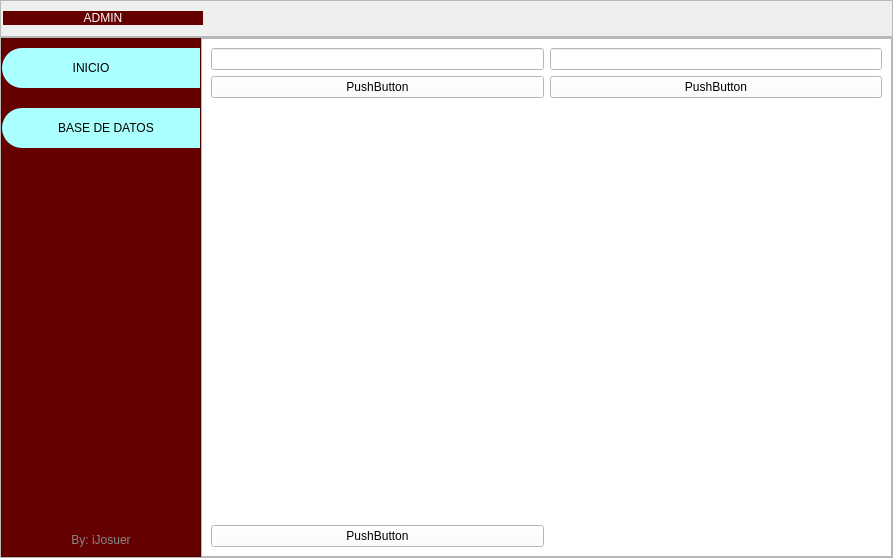
<?xml version="1.0" encoding="UTF-8"?>
<ui version="4.0">
 <class>MainWindow</class>
 <widget class="QMainWindow" name="MainWindow">
  <property name="geometry">
   <rect>
    <x>0</x>
    <y>0</y>
    <width>893</width>
    <height>558</height>
   </rect>
  </property>
  <property name="minimumSize">
   <size>
    <width>400</width>
    <height>0</height>
   </size>
  </property>
  <property name="windowTitle">
   <string>MainWindow</string>
  </property>
  <property name="styleSheet">
   <string notr="true"/>
  </property>
  <widget class="QWidget" name="centralwidget">
   <layout class="QVBoxLayout" name="verticalLayout">
    <property name="spacing">
     <number>0</number>
    </property>
    <property name="leftMargin">
     <number>0</number>
    </property>
    <property name="topMargin">
     <number>0</number>
    </property>
    <property name="rightMargin">
     <number>0</number>
    </property>
    <property name="bottomMargin">
     <number>0</number>
    </property>
    <item>
     <widget class="QFrame" name="frame_superior">
      <property name="minimumSize">
       <size>
        <width>0</width>
        <height>35</height>
       </size>
      </property>
      <property name="maximumSize">
       <size>
        <width>16777215</width>
        <height>50</height>
       </size>
      </property>
      <property name="styleSheet">
       <string notr="true">
background-color: rgb(100, 0, 0);
QFrame{
border-top-left-radius: 20px;
border-bottom-left-radius: 20px;
background-color: #245663 ;

}
</string>
      </property>
      <property name="frameShape">
       <enum>QFrame::StyledPanel</enum>
      </property>
      <property name="frameShadow">
       <enum>QFrame::Raised</enum>
      </property>
      <layout class="QHBoxLayout" name="horizontalLayout_8">
       <property name="spacing">
        <number>0</number>
       </property>
       <property name="leftMargin">
        <number>2</number>
       </property>
       <property name="topMargin">
        <number>0</number>
       </property>
       <property name="rightMargin">
        <number>2</number>
       </property>
       <property name="bottomMargin">
        <number>0</number>
       </property>
       <item alignment="Qt::AlignLeft">
        <widget class="QPushButton" name="bt_menu">
         <property name="minimumSize">
          <size>
           <width>200</width>
           <height>0</height>
          </size>
         </property>
         <property name="maximumSize">
          <size>
           <width>200</width>
           <height>16777215</height>
          </size>
         </property>
         <property name="styleSheet">
          <string notr="true">QPushButton{
	color: rgb(255, 255, 255);
background-color: rgb(100, 0, 0);

font: 87 12pt &quot;Arial Black&quot;;
border-radius:0px;
}

QPushButton:hover{
background-color: white;
font: 87 12pt &quot;Arial Black&quot;;

}
</string>
         </property>
         <property name="text">
          <string>ADMIN</string>
         </property>
         <property name="icon">
          <iconset>
           <normaloff>images/menu.png</normaloff>images/menu.png</iconset>
         </property>
         <property name="iconSize">
          <size>
           <width>32</width>
           <height>32</height>
          </size>
         </property>
         <property name="autoDefault">
          <bool>false</bool>
         </property>
         <property name="default">
          <bool>false</bool>
         </property>
         <property name="flat">
          <bool>false</bool>
         </property>
        </widget>
       </item>
       <item>
        <spacer name="horizontalSpacer">
         <property name="orientation">
          <enum>Qt::Horizontal</enum>
         </property>
         <property name="sizeHint" stdset="0">
          <size>
           <width>265</width>
           <height>20</height>
          </size>
         </property>
        </spacer>
       </item>
       <item alignment="Qt::AlignRight">
        <widget class="QPushButton" name="bt_minimizar">
         <property name="minimumSize">
          <size>
           <width>35</width>
           <height>35</height>
          </size>
         </property>
         <property name="styleSheet">
          <string notr="true">QPushButton{
border:0px;
}

QPushButton:hover{
border:5px solid #aa00ff;
background-color:#ffff00;

}
</string>
         </property>
         <property name="text">
          <string/>
         </property>
         <property name="icon">
          <iconset>
           <normaloff>images/minimizar.png</normaloff>images/minimizar.png</iconset>
         </property>
         <property name="iconSize">
          <size>
           <width>32</width>
           <height>32</height>
          </size>
         </property>
         <property name="flat">
          <bool>false</bool>
         </property>
        </widget>
       </item>
       <item alignment="Qt::AlignRight">
        <widget class="QPushButton" name="bt_restaurar">
         <property name="maximumSize">
          <size>
           <width>35</width>
           <height>35</height>
          </size>
         </property>
         <property name="styleSheet">
          <string notr="true">QPushButton{
border:0px;

}

QPushButton:hover{
border:5px solid #aa00ff;
background-color:#55ff00;

}
</string>
         </property>
         <property name="text">
          <string/>
         </property>
         <property name="icon">
          <iconset>
           <normaloff>images/restaurar.png</normaloff>images/restaurar.png</iconset>
         </property>
         <property name="iconSize">
          <size>
           <width>30</width>
           <height>30</height>
          </size>
         </property>
        </widget>
       </item>
       <item alignment="Qt::AlignRight">
        <widget class="QPushButton" name="bt_maximizar">
         <property name="maximumSize">
          <size>
           <width>35</width>
           <height>35</height>
          </size>
         </property>
         <property name="styleSheet">
          <string notr="true">QPushButton{
border:0px;

}

QPushButton:hover{
border:5px solid #aa00ff;
background-color:#55ff00;

}
</string>
         </property>
         <property name="text">
          <string/>
         </property>
         <property name="icon">
          <iconset>
           <normaloff>images/maximizar.png</normaloff>images/maximizar.png</iconset>
         </property>
         <property name="iconSize">
          <size>
           <width>32</width>
           <height>32</height>
          </size>
         </property>
        </widget>
       </item>
       <item alignment="Qt::AlignRight">
        <widget class="QPushButton" name="bt_cerrar">
         <property name="maximumSize">
          <size>
           <width>35</width>
           <height>16777215</height>
          </size>
         </property>
         <property name="styleSheet">
          <string notr="true">QPushButton{
border:0px;

}

QPushButton:hover{
border:5px solid #aa00ff;
background-color:red;

}
</string>
         </property>
         <property name="text">
          <string/>
         </property>
         <property name="icon">
          <iconset>
           <normaloff>images/cerrar.png</normaloff>images/cerrar.png</iconset>
         </property>
         <property name="iconSize">
          <size>
           <width>32</width>
           <height>32</height>
          </size>
         </property>
        </widget>
       </item>
      </layout>
     </widget>
    </item>
    <item>
     <widget class="QFrame" name="frame_inferior">
      <property name="styleSheet">
       <string notr="true"/>
      </property>
      <property name="frameShape">
       <enum>QFrame::StyledPanel</enum>
      </property>
      <property name="frameShadow">
       <enum>QFrame::Raised</enum>
      </property>
      <layout class="QHBoxLayout" name="horizontalLayout">
       <property name="spacing">
        <number>0</number>
       </property>
       <property name="leftMargin">
        <number>0</number>
       </property>
       <property name="topMargin">
        <number>0</number>
       </property>
       <property name="rightMargin">
        <number>0</number>
       </property>
       <property name="bottomMargin">
        <number>0</number>
       </property>
       <item alignment="Qt::AlignLeft">
        <widget class="QFrame" name="frame_lateral">
         <property name="minimumSize">
          <size>
           <width>200</width>
           <height>0</height>
          </size>
         </property>
         <property name="maximumSize">
          <size>
           <width>0</width>
           <height>16777215</height>
          </size>
         </property>
         <property name="layoutDirection">
          <enum>Qt::LeftToRight</enum>
         </property>
         <property name="autoFillBackground">
          <bool>false</bool>
         </property>
         <property name="styleSheet">
          <string notr="true">
QFrame{
background-color: rgb(100, 0, 0);
}



QPushButton{
background-color:  #245663 ;
border-top-left-radius: 20px;
border-bottom-left-radius: 20px;

font: 75 12pt &quot;Arial Narrow&quot;;
	
}

QPushButton:hover{
background-color: white;
border-top-left-radius: 20px;
border-bottom-left-radius: 20px;

font: 75 12pt &quot;Arial Narrow&quot;;
	color: rgb(255, 255, 255);
}</string>
         </property>
         <property name="frameShape">
          <enum>QFrame::StyledPanel</enum>
         </property>
         <property name="frameShadow">
          <enum>QFrame::Plain</enum>
         </property>
         <layout class="QVBoxLayout" name="verticalLayout_2">
          <property name="spacing">
           <number>20</number>
          </property>
          <property name="leftMargin">
           <number>0</number>
          </property>
          <property name="rightMargin">
           <number>0</number>
          </property>
          <property name="bottomMargin">
           <number>9</number>
          </property>
          <item>
           <widget class="QPushButton" name="bt_inicio">
            <property name="minimumSize">
             <size>
              <width>0</width>
              <height>40</height>
             </size>
            </property>
            <property name="contextMenuPolicy">
             <enum>Qt::DefaultContextMenu</enum>
            </property>
            <property name="layoutDirection">
             <enum>Qt::LeftToRight</enum>
            </property>
            <property name="styleSheet">
             <string notr="true">QPushButton{
background-color: rgb(170, 255, 255);

}

QPushButton:hover{
background-color:rgb(185, 102, 75);
}
</string>
            </property>
            <property name="text">
             <string>       INICIO             </string>
            </property>
            <property name="icon">
             <iconset>
              <normaloff>images/inteligencia-artificial.png</normaloff>images/inteligencia-artificial.png</iconset>
            </property>
            <property name="iconSize">
             <size>
              <width>32</width>
              <height>32</height>
             </size>
            </property>
           </widget>
          </item>
          <item>
           <widget class="QPushButton" name="bt_uno">
            <property name="minimumSize">
             <size>
              <width>0</width>
              <height>40</height>
             </size>
            </property>
            <property name="toolTipDuration">
             <number>0</number>
            </property>
            <property name="styleSheet">
             <string notr="true">QPushButton{
background-color: rgb(170, 255, 255);

}

QPushButton:hover{
background-color:rgb(185, 102, 75);
}
</string>
            </property>
            <property name="text">
             <string>   BASE DE DATOS</string>
            </property>
            <property name="icon">
             <iconset>
              <normaloff>images/base-de-datos.png</normaloff>images/base-de-datos.png</iconset>
            </property>
            <property name="iconSize">
             <size>
              <width>32</width>
              <height>32</height>
             </size>
            </property>
           </widget>
          </item>
          <item>
           <spacer name="verticalSpacer">
            <property name="orientation">
             <enum>Qt::Vertical</enum>
            </property>
            <property name="sizeHint" stdset="0">
             <size>
              <width>20</width>
              <height>40</height>
             </size>
            </property>
           </spacer>
          </item>
          <item>
           <widget class="QLabel" name="label_2">
            <property name="styleSheet">
             <string notr="true">color: rgb(135, 135, 135);
font: 16pt &quot;Pristina&quot;;</string>
            </property>
            <property name="text">
             <string>By: iJosuer</string>
            </property>
            <property name="alignment">
             <set>Qt::AlignCenter</set>
            </property>
           </widget>
          </item>
         </layout>
        </widget>
       </item>
       <item>
        <widget class="QFrame" name="frame_contenedor">
         <property name="styleSheet">
          <string notr="true"/>
         </property>
         <property name="frameShape">
          <enum>QFrame::StyledPanel</enum>
         </property>
         <property name="frameShadow">
          <enum>QFrame::Raised</enum>
         </property>
         <property name="lineWidth">
          <number>1</number>
         </property>
         <layout class="QVBoxLayout" name="verticalLayout_3" stretch="0">
          <property name="spacing">
           <number>0</number>
          </property>
          <property name="leftMargin">
           <number>0</number>
          </property>
          <property name="topMargin">
           <number>0</number>
          </property>
          <property name="rightMargin">
           <number>0</number>
          </property>
          <property name="bottomMargin">
           <number>0</number>
          </property>
          <item>
           <widget class="QStackedWidget" name="stackedWidget">
            <property name="minimumSize">
             <size>
              <width>0</width>
              <height>0</height>
             </size>
            </property>
            <property name="styleSheet">
             <string notr="true">background-color: rgb(255, 255, 255);</string>
            </property>
            <property name="frameShape">
             <enum>QFrame::NoFrame</enum>
            </property>
            <property name="frameShadow">
             <enum>QFrame::Plain</enum>
            </property>
            <property name="lineWidth">
             <number>0</number>
            </property>
            <property name="currentIndex">
             <number>0</number>
            </property>
            <widget class="QWidget" name="page">
             <layout class="QGridLayout" name="gridLayout">
              <item row="1" column="0">
               <widget class="QPushButton" name="pushButton_2">
                <property name="text">
                 <string>PushButton</string>
                </property>
               </widget>
              </item>
              <item row="3" column="0">
               <widget class="QPushButton" name="pushButton">
                <property name="text">
                 <string>PushButton</string>
                </property>
               </widget>
              </item>
              <item row="0" column="0">
               <widget class="QLineEdit" name="lineEdit"/>
              </item>
              <item row="1" column="1">
               <widget class="QPushButton" name="pushButton_3">
                <property name="text">
                 <string>PushButton</string>
                </property>
               </widget>
              </item>
              <item row="0" column="1">
               <widget class="QLineEdit" name="lineEdit_2"/>
              </item>
              <item row="2" column="0" colspan="2">
               <widget class="QLabel" name="label">
                <property name="minimumSize">
                 <size>
                  <width>585</width>
                  <height>0</height>
                 </size>
                </property>
                <property name="maximumSize">
                 <size>
                  <width>1080</width>
                  <height>920</height>
                 </size>
                </property>
                <property name="text">
                 <string/>
                </property>
                <property name="textFormat">
                 <enum>Qt::PlainText</enum>
                </property>
                <property name="pixmap">
                 <pixmap>../../../archivos/AVL.png</pixmap>
                </property>
                <property name="scaledContents">
                 <bool>true</bool>
                </property>
               </widget>
              </item>
              <item row="3" column="1">
               <layout class="QVBoxLayout" name="verticalLayout_5"/>
              </item>
             </layout>
            </widget>
            <widget class="QWidget" name="page_uno">
             <property name="styleSheet">
              <string notr="true">background-color: rgb(255, 255, 255);</string>
             </property>
             <layout class="QVBoxLayout" name="verticalLayout_4">
              <item>
               <widget class="QTableWidget" name="tableWidget">
                <column>
                 <property name="text">
                  <string>ID</string>
                 </property>
                </column>
                <column>
                 <property name="text">
                  <string>Name</string>
                 </property>
                </column>
                <column>
                 <property name="text">
                  <string>Coins</string>
                 </property>
                </column>
                <column>
                 <property name="text">
                  <string>Age</string>
                 </property>
                </column>
               </widget>
              </item>
             </layout>
            </widget>
           </widget>
          </item>
         </layout>
        </widget>
       </item>
      </layout>
     </widget>
    </item>
   </layout>
  </widget>
 </widget>
 <resources/>
 <connections/>
</ui>
